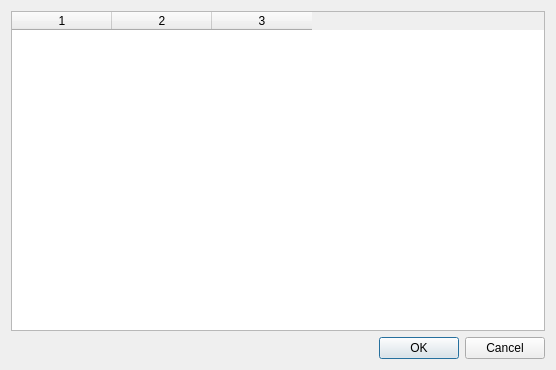
<?xml version="1.0" encoding="UTF-8"?>
<ui version="4.0">
 <class>FilterDialog</class>
 <widget class="QDialog" name="FilterDialog">
  <property name="geometry">
   <rect>
    <x>0</x>
    <y>0</y>
    <width>556</width>
    <height>370</height>
   </rect>
  </property>
  <property name="windowTitle">
   <string>Manage filters</string>
  </property>
  <property name="modal">
   <bool>true</bool>
  </property>
  <layout class="QVBoxLayout" name="verticalLayout">
   <item>
    <widget class="QTableWidget" name="tableWidget">
     <property name="gridStyle">
      <enum>Qt::SolidLine</enum>
     </property>
     <property name="columnCount">
      <number>3</number>
     </property>
     <column/>
     <column/>
     <column/>
    </widget>
   </item>
   <item>
    <widget class="QDialogButtonBox" name="buttonBox">
     <property name="orientation">
      <enum>Qt::Horizontal</enum>
     </property>
     <property name="standardButtons">
      <set>QDialogButtonBox::Cancel|QDialogButtonBox::Ok</set>
     </property>
    </widget>
   </item>
  </layout>
 </widget>
 <resources/>
 <connections>
  <connection>
   <sender>buttonBox</sender>
   <signal>accepted()</signal>
   <receiver>FilterDialog</receiver>
   <slot>accept()</slot>
   <hints>
    <hint type="sourcelabel">
     <x>248</x>
     <y>254</y>
    </hint>
    <hint type="destinationlabel">
     <x>157</x>
     <y>274</y>
    </hint>
   </hints>
  </connection>
  <connection>
   <sender>buttonBox</sender>
   <signal>rejected()</signal>
   <receiver>FilterDialog</receiver>
   <slot>reject()</slot>
   <hints>
    <hint type="sourcelabel">
     <x>316</x>
     <y>260</y>
    </hint>
    <hint type="destinationlabel">
     <x>286</x>
     <y>274</y>
    </hint>
   </hints>
  </connection>
 </connections>
</ui>
